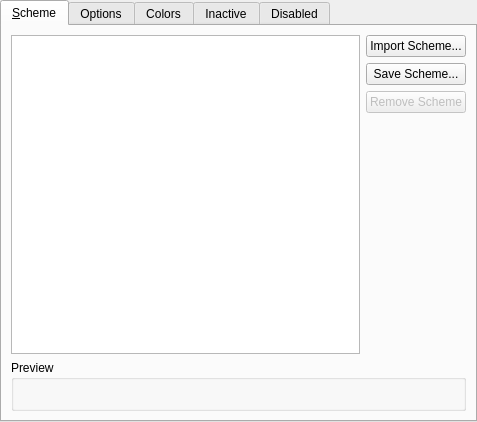
<?xml version="1.0" encoding="UTF-8"?>
<ui version="4.0">
 <class>colorSettings</class>
 <widget class="QWidget" name="colorSettings">
  <property name="geometry">
   <rect>
    <x>0</x>
    <y>0</y>
    <width>477</width>
    <height>422</height>
   </rect>
  </property>
  <layout class="QVBoxLayout">
   <property name="margin">
    <number>0</number>
   </property>
   <item>
    <widget class="QTabWidget" name="tabWidget">
     <property name="currentIndex">
      <number>0</number>
     </property>
     <widget class="QWidget" name="pageScheme">
      <attribute name="title">
       <string>&amp;Scheme</string>
      </attribute>
      <layout class="QGridLayout" name="gridLayout">
       <item row="0" column="0">
        <widget class="KListWidget" name="schemeList">
         <property name="sizePolicy">
          <sizepolicy hsizetype="Expanding" vsizetype="Expanding">
           <horstretch>0</horstretch>
           <verstretch>0</verstretch>
          </sizepolicy>
         </property>
         <property name="iconSize">
          <size>
           <width>23</width>
           <height>16</height>
          </size>
         </property>
        </widget>
       </item>
       <item row="0" column="1">
        <layout class="QVBoxLayout" name="verticalLayout_2">
         <item>
          <widget class="KPushButton" name="schemeImportButton">
           <property name="toolTip">
            <string>Import a color scheme from a file</string>
           </property>
           <property name="text">
            <string>Import Scheme...</string>
           </property>
          </widget>
         </item>
         <item>
          <widget class="KPushButton" name="schemeSaveButton">
           <property name="toolTip">
            <string>Save the current color scheme</string>
           </property>
           <property name="text">
            <string>Save Scheme...</string>
           </property>
          </widget>
         </item>
         <item>
          <widget class="KPushButton" name="schemeRemoveButton">
           <property name="enabled">
            <bool>false</bool>
           </property>
           <property name="toolTip">
            <string>Remove the selected scheme</string>
           </property>
           <property name="text">
            <string>Remove Scheme</string>
           </property>
          </widget>
         </item>
         <item>
          <spacer>
           <property name="orientation">
            <enum>Qt::Vertical</enum>
           </property>
           <property name="sizeHint" stdset="0">
            <size>
             <width>20</width>
             <height>40</height>
            </size>
           </property>
          </spacer>
         </item>
        </layout>
       </item>
       <item row="1" column="0" colspan="2">
        <widget class="QGroupBox" name="groupBox_3">
         <property name="sizePolicy">
          <sizepolicy hsizetype="Preferred" vsizetype="Fixed">
           <horstretch>0</horstretch>
           <verstretch>0</verstretch>
          </sizepolicy>
         </property>
         <property name="title">
          <string>Preview</string>
         </property>
         <layout class="QVBoxLayout" name="verticalLayout_3">
          <item>
           <widget class="PreviewWidget" name="schemePreview" native="true">
            <property name="sizePolicy">
             <sizepolicy hsizetype="Preferred" vsizetype="Fixed">
              <horstretch>0</horstretch>
              <verstretch>0</verstretch>
             </sizepolicy>
            </property>
            <property name="minimumSize">
             <size>
              <width>0</width>
              <height>10</height>
             </size>
            </property>
           </widget>
          </item>
         </layout>
        </widget>
       </item>
      </layout>
     </widget>
     <widget class="QWidget" name="pageOptions">
      <attribute name="title">
       <string>Options</string>
      </attribute>
      <layout class="QVBoxLayout" name="verticalLayout_7">
       <item>
        <widget class="QCheckBox" name="useInactiveEffects">
         <property name="text">
          <string>Apply inactive window color &amp;effects</string>
         </property>
        </widget>
       </item>
       <item>
        <widget class="QCheckBox" name="inactiveSelectionEffect">
         <property name="text">
          <string>In&amp;active selection changes color</string>
         </property>
        </widget>
       </item>
       <item>
        <widget class="QCheckBox" name="shadeSortedColumn">
         <property name="text">
          <string>Shade sorted column &amp;in lists</string>
         </property>
        </widget>
       </item>
       <item>
        <widget class="QCheckBox" name="applyToAlien">
         <property name="mouseTracking">
          <bool>true</bool>
         </property>
         <property name="text">
          <string>Apply colors to &amp;non-KDE4 applications</string>
         </property>
        </widget>
       </item>
       <item>
        <widget class="QGroupBox" name="groupBox_5">
         <property name="toolTip">
          <string>Shading of frames and lighting (&quot;3D&quot;) effects</string>
         </property>
         <property name="title">
          <string>Shading</string>
         </property>
         <layout class="QGridLayout" name="gridLayout_3">
          <property name="horizontalSpacing">
           <number>12</number>
          </property>
          <property name="verticalSpacing">
           <number>0</number>
          </property>
          <item row="0" column="1">
           <widget class="QLabel" name="label_9">
            <property name="text">
             <string>Minimum</string>
            </property>
           </widget>
          </item>
          <item row="0" column="2">
           <spacer name="horizontalSpacer">
            <property name="orientation">
             <enum>Qt::Horizontal</enum>
            </property>
            <property name="sizeHint" stdset="0">
             <size>
              <width>198</width>
              <height>20</height>
             </size>
            </property>
           </spacer>
          </item>
          <item row="0" column="3">
           <widget class="QLabel" name="label_10">
            <property name="text">
             <string>Maximum</string>
            </property>
           </widget>
          </item>
          <item row="1" column="0">
           <widget class="QLabel" name="label_8">
            <property name="text">
             <string>Contrast</string>
            </property>
           </widget>
          </item>
          <item row="1" column="1" colspan="3">
           <widget class="QSlider" name="contrastSlider">
            <property name="maximum">
             <number>10</number>
            </property>
            <property name="pageStep">
             <number>5</number>
            </property>
            <property name="orientation">
             <enum>Qt::Horizontal</enum>
            </property>
           </widget>
          </item>
         </layout>
        </widget>
       </item>
       <item>
        <spacer name="verticalSpacer">
         <property name="orientation">
          <enum>Qt::Vertical</enum>
         </property>
         <property name="sizeHint" stdset="0">
          <size>
           <width>20</width>
           <height>141</height>
          </size>
         </property>
        </spacer>
       </item>
      </layout>
     </widget>
     <widget class="QWidget" name="pageColors">
      <attribute name="title">
       <string>Colors</string>
      </attribute>
      <layout class="QGridLayout" name="gridLayout_2">
       <item row="0" column="0">
        <widget class="QLabel" name="label_7">
         <property name="sizePolicy">
          <sizepolicy hsizetype="Preferred" vsizetype="Preferred">
           <horstretch>0</horstretch>
           <verstretch>0</verstretch>
          </sizepolicy>
         </property>
         <property name="text">
          <string>Color set:</string>
         </property>
        </widget>
       </item>
       <item row="0" column="1">
        <widget class="QComboBox" name="colorSet">
         <property name="sizePolicy">
          <sizepolicy hsizetype="MinimumExpanding" vsizetype="Fixed">
           <horstretch>0</horstretch>
           <verstretch>0</verstretch>
          </sizepolicy>
         </property>
         <property name="toolTip">
          <string>Colorset to view/modify</string>
         </property>
         <item>
          <property name="text">
           <string comment="color-sets" extracomment="'Common' here means &quot;frequent/not rare&quot;, not &quot;shared&quot;">Common Colors</string>
          </property>
         </item>
         <item>
          <property name="text">
           <string comment="color-sets" extracomment="see kdebase/workspace/kcontrol/colors/README.i18n">View</string>
          </property>
         </item>
         <item>
          <property name="text">
           <string comment="color-sets" extracomment="see kdebase/workspace/kcontrol/colors/README.i18n">Window</string>
          </property>
         </item>
         <item>
          <property name="text">
           <string comment="color-sets" extracomment="see kdebase/workspace/kcontrol/colors/README.i18n">Button</string>
          </property>
         </item>
         <item>
          <property name="text">
           <string comment="color-sets" extracomment="see kdebase/workspace/kcontrol/colors/README.i18n">Selection</string>
          </property>
         </item>
         <item>
          <property name="text">
           <string comment="color-sets" extracomment="see kdebase/workspace/kcontrol/colors/README.i18n">Tooltip</string>
          </property>
         </item>
        </widget>
       </item>
       <item row="1" column="0" colspan="2">
        <widget class="QStackedWidget" name="stackColors">
         <property name="currentIndex">
          <number>0</number>
         </property>
         <widget class="QWidget" name="pageCommonColors">
          <layout class="QGridLayout">
           <property name="margin">
            <number>0</number>
           </property>
           <item row="0" column="0">
            <widget class="QTableWidget" name="commonColorTable">
             <property name="editTriggers">
              <set>QAbstractItemView::NoEditTriggers</set>
             </property>
             <property name="selectionMode">
              <enum>QAbstractItemView::SingleSelection</enum>
             </property>
             <property name="selectionBehavior">
              <enum>QAbstractItemView::SelectRows</enum>
             </property>
             <property name="wordWrap">
              <bool>true</bool>
             </property>
             <property name="columnCount">
              <number>2</number>
             </property>
             <row>
              <property name="text">
               <string>New Row</string>
              </property>
             </row>
             <row>
              <property name="text">
               <string>New Row</string>
              </property>
             </row>
             <row>
              <property name="text">
               <string>New Row</string>
              </property>
             </row>
             <row>
              <property name="text">
               <string>New Row</string>
              </property>
             </row>
             <row>
              <property name="text">
               <string>New Row</string>
              </property>
             </row>
             <row>
              <property name="text">
               <string>New Row</string>
              </property>
             </row>
             <row>
              <property name="text">
               <string>New Row</string>
              </property>
             </row>
             <row>
              <property name="text">
               <string>New Row</string>
              </property>
             </row>
             <row>
              <property name="text">
               <string>New Row</string>
              </property>
             </row>
             <row>
              <property name="text">
               <string>New Row</string>
              </property>
             </row>
             <row>
              <property name="text">
               <string>New Row</string>
              </property>
             </row>
             <row>
              <property name="text">
               <string>New Row</string>
              </property>
             </row>
             <row>
              <property name="text">
               <string>New Row</string>
              </property>
             </row>
             <row>
              <property name="text">
               <string>New Row</string>
              </property>
             </row>
             <row>
              <property name="text">
               <string>New Row</string>
              </property>
             </row>
             <row>
              <property name="text">
               <string>New Row</string>
              </property>
             </row>
             <row>
              <property name="text">
               <string>New Row</string>
              </property>
             </row>
             <row>
              <property name="text">
               <string>New Row</string>
              </property>
             </row>
             <row>
              <property name="text">
               <string>New Row</string>
              </property>
             </row>
             <row>
              <property name="text">
               <string>New Row</string>
              </property>
             </row>
             <row>
              <property name="text">
               <string>New Row</string>
              </property>
             </row>
             <row>
              <property name="text">
               <string>New Row</string>
              </property>
             </row>
             <row>
              <property name="text">
               <string>New Row</string>
              </property>
             </row>
             <row>
              <property name="text">
               <string>New Row</string>
              </property>
             </row>
             <row>
              <property name="text">
               <string>New Row</string>
              </property>
             </row>
             <row>
              <property name="text">
               <string>New Row</string>
              </property>
             </row>
             <column>
              <property name="text">
               <string>0</string>
              </property>
             </column>
             <column>
              <property name="text">
               <string>1</string>
              </property>
             </column>
             <item row="0" column="0">
              <property name="text">
               <string>View Background</string>
              </property>
             </item>
             <item row="1" column="0">
              <property name="text">
               <string>View Text</string>
              </property>
             </item>
             <item row="2" column="0">
              <property name="text">
               <string>Window Background</string>
              </property>
             </item>
             <item row="3" column="0">
              <property name="text">
               <string>Window Text</string>
              </property>
             </item>
             <item row="4" column="0">
              <property name="text">
               <string>Button Background</string>
              </property>
             </item>
             <item row="5" column="0">
              <property name="text">
               <string>Button Text</string>
              </property>
             </item>
             <item row="6" column="0">
              <property name="text">
               <string>Selection Background</string>
              </property>
             </item>
             <item row="7" column="0">
              <property name="text">
               <string>Selection Text</string>
              </property>
             </item>
             <item row="8" column="0">
              <property name="text">
               <string>Selection Inactive Text</string>
              </property>
             </item>
             <item row="9" column="0">
              <property name="text">
               <string>Inactive Text</string>
              </property>
             </item>
             <item row="10" column="0">
              <property name="text">
               <string>Active Text</string>
              </property>
             </item>
             <item row="11" column="0">
              <property name="text">
               <string>Link Text</string>
              </property>
             </item>
             <item row="12" column="0">
              <property name="text">
               <string>Visited Text</string>
              </property>
             </item>
             <item row="13" column="0">
              <property name="text">
               <string>Negative Text</string>
              </property>
             </item>
             <item row="14" column="0">
              <property name="text">
               <string>Neutral Text</string>
              </property>
             </item>
             <item row="15" column="0">
              <property name="text">
               <string>Positive Text</string>
              </property>
             </item>
             <item row="16" column="0">
              <property name="text">
               <string>Focus Decoration</string>
              </property>
             </item>
             <item row="17" column="0">
              <property name="text">
               <string>Hover Decoration</string>
              </property>
             </item>
             <item row="18" column="0">
              <property name="text">
               <string>Tooltip Background</string>
              </property>
             </item>
             <item row="19" column="0">
              <property name="text">
               <string>Tooltip Text</string>
              </property>
             </item>
             <item row="20" column="0">
              <property name="text">
               <string>Active Titlebar</string>
              </property>
             </item>
             <item row="21" column="0">
              <property name="text">
               <string>Active Titlebar Text</string>
              </property>
             </item>
             <item row="22" column="0">
              <property name="text">
               <string>Active Titlebar Secondary</string>
              </property>
             </item>
             <item row="23" column="0">
              <property name="text">
               <string>Inactive Titlebar</string>
              </property>
             </item>
             <item row="24" column="0">
              <property name="text">
               <string>Inactive Titlebar Text</string>
              </property>
             </item>
             <item row="25" column="0">
              <property name="text">
               <string>Inactive Titlebar Secondary</string>
              </property>
             </item>
            </widget>
           </item>
          </layout>
         </widget>
         <widget class="QWidget" name="pageSetColors">
          <layout class="QGridLayout">
           <property name="margin">
            <number>0</number>
           </property>
           <item row="0" column="0">
            <widget class="QTableWidget" name="colorTable">
             <property name="editTriggers">
              <set>QAbstractItemView::NoEditTriggers</set>
             </property>
             <property name="selectionMode">
              <enum>QAbstractItemView::SingleSelection</enum>
             </property>
             <property name="selectionBehavior">
              <enum>QAbstractItemView::SelectRows</enum>
             </property>
             <property name="wordWrap">
              <bool>true</bool>
             </property>
             <property name="columnCount">
              <number>2</number>
             </property>
             <column/>
             <column/>
            </widget>
           </item>
          </layout>
         </widget>
        </widget>
       </item>
       <item row="2" column="0" colspan="2">
        <widget class="QGroupBox" name="groupBox_4">
         <property name="sizePolicy">
          <sizepolicy hsizetype="Preferred" vsizetype="Fixed">
           <horstretch>0</horstretch>
           <verstretch>0</verstretch>
          </sizepolicy>
         </property>
         <property name="minimumSize">
          <size>
           <width>0</width>
           <height>0</height>
          </size>
         </property>
         <property name="title">
          <string>Preview</string>
         </property>
         <layout class="QVBoxLayout" name="verticalLayout_4">
          <item>
           <widget class="QStackedWidget" name="stackPreview">
            <property name="currentIndex">
             <number>0</number>
            </property>
            <widget class="QWidget" name="pageCommonPreview">
             <layout class="QVBoxLayout" name="verticalLayout">
              <property name="margin">
               <number>0</number>
              </property>
              <item>
               <widget class="PreviewWidget" name="colorPreview" native="true">
                <property name="sizePolicy">
                 <sizepolicy hsizetype="Preferred" vsizetype="Fixed">
                  <horstretch>0</horstretch>
                  <verstretch>0</verstretch>
                 </sizepolicy>
                </property>
                <property name="minimumSize">
                 <size>
                  <width>0</width>
                  <height>10</height>
                 </size>
                </property>
               </widget>
              </item>
             </layout>
            </widget>
            <widget class="QWidget" name="pageSetPreview">
             <layout class="QVBoxLayout" name="verticalLayout_5">
              <property name="margin">
               <number>0</number>
              </property>
              <item>
               <widget class="SetPreviewWidget" name="setPreview" native="true">
                <property name="sizePolicy">
                 <sizepolicy hsizetype="Preferred" vsizetype="Fixed">
                  <horstretch>0</horstretch>
                  <verstretch>0</verstretch>
                 </sizepolicy>
                </property>
                <property name="minimumSize">
                 <size>
                  <width>0</width>
                  <height>10</height>
                 </size>
                </property>
               </widget>
              </item>
             </layout>
            </widget>
           </widget>
          </item>
         </layout>
        </widget>
       </item>
      </layout>
     </widget>
     <widget class="QWidget" name="pageInactice">
      <attribute name="title">
       <string comment="@title:tab color transformations on inactive elements">Inactive</string>
      </attribute>
      <layout class="QGridLayout" name="gridLayout_4">
       <item row="0" column="0">
        <widget class="QLabel" name="label">
         <property name="text">
          <string>Intensity:</string>
         </property>
         <property name="alignment">
          <set>Qt::AlignRight|Qt::AlignTrailing|Qt::AlignVCenter</set>
         </property>
        </widget>
       </item>
       <item row="0" column="1">
        <widget class="QComboBox" name="inactiveIntensityBox">
         <property name="toolTip">
          <string>Inactive intensity effect type</string>
         </property>
         <item>
          <property name="text">
           <string comment="no inactive intensity effect">None</string>
          </property>
         </item>
         <item>
          <property name="text">
           <string comment="inactive intensity effect">Shade</string>
          </property>
         </item>
         <item>
          <property name="text">
           <string comment="inactive intensity effect">Darken</string>
          </property>
         </item>
         <item>
          <property name="text">
           <string comment="inactive intensity effect">Lighten</string>
          </property>
         </item>
        </widget>
       </item>
       <item row="0" column="2">
        <widget class="QSlider" name="inactiveIntensitySlider">
         <property name="enabled">
          <bool>false</bool>
         </property>
         <property name="toolTip">
          <string>Inactive intensity effect amount</string>
         </property>
         <property name="maximum">
          <number>40</number>
         </property>
         <property name="pageStep">
          <number>10</number>
         </property>
         <property name="orientation">
          <enum>Qt::Horizontal</enum>
         </property>
        </widget>
       </item>
       <item row="0" column="3">
        <spacer name="spacer">
         <property name="orientation">
          <enum>Qt::Horizontal</enum>
         </property>
         <property name="sizeType">
          <enum>QSizePolicy::Minimum</enum>
         </property>
         <property name="sizeHint" stdset="0">
          <size>
           <width>69</width>
           <height>22</height>
          </size>
         </property>
        </spacer>
       </item>
       <item row="1" column="0">
        <widget class="QLabel" name="label_2">
         <property name="text">
          <string>Color:</string>
         </property>
         <property name="alignment">
          <set>Qt::AlignRight|Qt::AlignTrailing|Qt::AlignVCenter</set>
         </property>
        </widget>
       </item>
       <item row="1" column="1">
        <widget class="QComboBox" name="inactiveColorBox">
         <property name="toolTip">
          <string>Inactive color effect type</string>
         </property>
         <item>
          <property name="text">
           <string comment="no inactive color effect">None</string>
          </property>
         </item>
         <item>
          <property name="text">
           <string comment="inactive color effect">Desaturate</string>
          </property>
         </item>
         <item>
          <property name="text">
           <string comment="inactive color effect">Fade</string>
          </property>
         </item>
         <item>
          <property name="text">
           <string comment="inactive color effect">Tint</string>
          </property>
         </item>
        </widget>
       </item>
       <item row="1" column="2">
        <widget class="QSlider" name="inactiveColorSlider">
         <property name="enabled">
          <bool>false</bool>
         </property>
         <property name="toolTip">
          <string>Inactive color amount</string>
         </property>
         <property name="maximum">
          <number>40</number>
         </property>
         <property name="pageStep">
          <number>10</number>
         </property>
         <property name="orientation">
          <enum>Qt::Horizontal</enum>
         </property>
        </widget>
       </item>
       <item row="1" column="3">
        <widget class="KColorButton" name="inactiveColorButton">
         <property name="enabled">
          <bool>false</bool>
         </property>
         <property name="toolTip">
          <string>Inactive color</string>
         </property>
        </widget>
       </item>
       <item row="2" column="0">
        <widget class="QLabel" name="label_3">
         <property name="text">
          <string>Contrast:</string>
         </property>
         <property name="alignment">
          <set>Qt::AlignRight|Qt::AlignTrailing|Qt::AlignVCenter</set>
         </property>
        </widget>
       </item>
       <item row="2" column="1">
        <widget class="QComboBox" name="inactiveContrastBox">
         <property name="toolTip">
          <string>Inactive contrast effect type</string>
         </property>
         <item>
          <property name="text">
           <string comment="no inactive contrast effect">None</string>
          </property>
         </item>
         <item>
          <property name="text">
           <string comment="inactive contrast effect">Fade</string>
          </property>
         </item>
         <item>
          <property name="text">
           <string comment="inactive contrast effect">Tint</string>
          </property>
         </item>
        </widget>
       </item>
       <item row="2" column="2">
        <widget class="QSlider" name="inactiveContrastSlider">
         <property name="enabled">
          <bool>false</bool>
         </property>
         <property name="toolTip">
          <string>Inactive contrast effect amount</string>
         </property>
         <property name="maximum">
          <number>20</number>
         </property>
         <property name="pageStep">
          <number>5</number>
         </property>
         <property name="orientation">
          <enum>Qt::Horizontal</enum>
         </property>
        </widget>
       </item>
       <item row="2" column="3">
        <spacer name="spacer_2">
         <property name="orientation">
          <enum>Qt::Horizontal</enum>
         </property>
         <property name="sizeType">
          <enum>QSizePolicy::Minimum</enum>
         </property>
         <property name="sizeHint" stdset="0">
          <size>
           <width>69</width>
           <height>20</height>
          </size>
         </property>
        </spacer>
       </item>
       <item row="4" column="0" colspan="4">
        <spacer name="verticalSpacer_3">
         <property name="orientation">
          <enum>Qt::Vertical</enum>
         </property>
         <property name="sizeHint" stdset="0">
          <size>
           <width>20</width>
           <height>0</height>
          </size>
         </property>
        </spacer>
       </item>
       <item row="3" column="0" colspan="4">
        <widget class="QGroupBox" name="groupBox">
         <property name="title">
          <string>Preview</string>
         </property>
         <layout class="QVBoxLayout" name="verticalLayout_6">
          <item>
           <widget class="PreviewWidget" name="inactivePreview" native="true">
            <property name="sizePolicy">
             <sizepolicy hsizetype="Preferred" vsizetype="Fixed">
              <horstretch>0</horstretch>
              <verstretch>0</verstretch>
             </sizepolicy>
            </property>
            <property name="minimumSize">
             <size>
              <width>0</width>
              <height>10</height>
             </size>
            </property>
           </widget>
          </item>
         </layout>
        </widget>
       </item>
      </layout>
     </widget>
     <widget class="QWidget" name="pageDisabled">
      <attribute name="title">
       <string comment="@title:tab color transformations on disabled elements">Disabled</string>
      </attribute>
      <layout class="QGridLayout" name="gridLayout_5">
       <item row="0" column="0">
        <widget class="QLabel" name="label_5">
         <property name="text">
          <string>Intensity:</string>
         </property>
         <property name="alignment">
          <set>Qt::AlignRight|Qt::AlignTrailing|Qt::AlignVCenter</set>
         </property>
        </widget>
       </item>
       <item row="0" column="1">
        <widget class="QComboBox" name="disabledIntensityBox">
         <property name="toolTip">
          <string>Disabled intensity effect type</string>
         </property>
         <item>
          <property name="text">
           <string comment="no disabled intensity effect">None</string>
          </property>
         </item>
         <item>
          <property name="text">
           <string comment="disabled intensity effect">Shade</string>
          </property>
         </item>
         <item>
          <property name="text">
           <string comment="disabled intensity effect">Darken</string>
          </property>
         </item>
         <item>
          <property name="text">
           <string comment="disabled intensity effect">Lighten</string>
          </property>
         </item>
        </widget>
       </item>
       <item row="0" column="2">
        <widget class="QSlider" name="disabledIntensitySlider">
         <property name="enabled">
          <bool>false</bool>
         </property>
         <property name="toolTip">
          <string>Disabled intensity effect amount</string>
         </property>
         <property name="maximum">
          <number>40</number>
         </property>
         <property name="pageStep">
          <number>10</number>
         </property>
         <property name="orientation">
          <enum>Qt::Horizontal</enum>
         </property>
        </widget>
       </item>
       <item row="0" column="3">
        <spacer name="spacer_3">
         <property name="orientation">
          <enum>Qt::Horizontal</enum>
         </property>
         <property name="sizeType">
          <enum>QSizePolicy::Minimum</enum>
         </property>
         <property name="sizeHint" stdset="0">
          <size>
           <width>69</width>
           <height>22</height>
          </size>
         </property>
        </spacer>
       </item>
       <item row="1" column="0">
        <widget class="QLabel" name="label_4">
         <property name="text">
          <string>Color:</string>
         </property>
         <property name="alignment">
          <set>Qt::AlignRight|Qt::AlignTrailing|Qt::AlignVCenter</set>
         </property>
        </widget>
       </item>
       <item row="1" column="1">
        <widget class="QComboBox" name="disabledColorBox">
         <property name="toolTip">
          <string>Disabled color effect type</string>
         </property>
         <item>
          <property name="text">
           <string comment="no disabled color effect">None</string>
          </property>
         </item>
         <item>
          <property name="text">
           <string comment="disabled color effect">Desaturate</string>
          </property>
         </item>
         <item>
          <property name="text">
           <string comment="disabled color effect">Fade</string>
          </property>
         </item>
         <item>
          <property name="text">
           <string comment="disabled color effect">Tint</string>
          </property>
         </item>
        </widget>
       </item>
       <item row="1" column="2">
        <widget class="QSlider" name="disabledColorSlider">
         <property name="enabled">
          <bool>false</bool>
         </property>
         <property name="toolTip">
          <string>Disabled color effect amount</string>
         </property>
         <property name="maximum">
          <number>40</number>
         </property>
         <property name="pageStep">
          <number>10</number>
         </property>
         <property name="orientation">
          <enum>Qt::Horizontal</enum>
         </property>
        </widget>
       </item>
       <item row="1" column="3">
        <widget class="KColorButton" name="disabledColorButton">
         <property name="enabled">
          <bool>false</bool>
         </property>
         <property name="toolTip">
          <string>Disabled color</string>
         </property>
        </widget>
       </item>
       <item row="2" column="0">
        <widget class="QLabel" name="label_6">
         <property name="text">
          <string>Contrast:</string>
         </property>
         <property name="alignment">
          <set>Qt::AlignRight|Qt::AlignTrailing|Qt::AlignVCenter</set>
         </property>
        </widget>
       </item>
       <item row="2" column="1">
        <widget class="QComboBox" name="disabledContrastBox">
         <property name="toolTip">
          <string>Disabled contrast type</string>
         </property>
         <item>
          <property name="text">
           <string comment="no disabled contrast">None</string>
          </property>
         </item>
         <item>
          <property name="text">
           <string comment="disabled contrast">Fade</string>
          </property>
         </item>
         <item>
          <property name="text">
           <string comment="disabled contrast">Tint</string>
          </property>
         </item>
        </widget>
       </item>
       <item row="2" column="2">
        <widget class="QSlider" name="disabledContrastSlider">
         <property name="enabled">
          <bool>false</bool>
         </property>
         <property name="toolTip">
          <string>Disabled contrast amount</string>
         </property>
         <property name="maximum">
          <number>20</number>
         </property>
         <property name="pageStep">
          <number>10</number>
         </property>
         <property name="orientation">
          <enum>Qt::Horizontal</enum>
         </property>
        </widget>
       </item>
       <item row="2" column="3">
        <spacer name="spacer_4">
         <property name="orientation">
          <enum>Qt::Horizontal</enum>
         </property>
         <property name="sizeType">
          <enum>QSizePolicy::Minimum</enum>
         </property>
         <property name="sizeHint" stdset="0">
          <size>
           <width>69</width>
           <height>20</height>
          </size>
         </property>
        </spacer>
       </item>
       <item row="4" column="0" colspan="4">
        <spacer name="verticalSpacer_2">
         <property name="orientation">
          <enum>Qt::Vertical</enum>
         </property>
         <property name="sizeHint" stdset="0">
          <size>
           <width>20</width>
           <height>0</height>
          </size>
         </property>
        </spacer>
       </item>
       <item row="3" column="0" colspan="4">
        <widget class="QGroupBox" name="groupBox_2">
         <property name="title">
          <string>Preview</string>
         </property>
         <layout class="QVBoxLayout" name="verticalLayout_8">
          <item>
           <widget class="PreviewWidget" name="disabledPreview" native="true">
            <property name="sizePolicy">
             <sizepolicy hsizetype="Preferred" vsizetype="Fixed">
              <horstretch>0</horstretch>
              <verstretch>0</verstretch>
             </sizepolicy>
            </property>
            <property name="minimumSize">
             <size>
              <width>0</width>
              <height>10</height>
             </size>
            </property>
           </widget>
          </item>
         </layout>
        </widget>
       </item>
      </layout>
     </widget>
    </widget>
   </item>
  </layout>
 </widget>
 <customwidgets>
  <customwidget>
   <class>KColorButton</class>
   <extends>QPushButton</extends>
   <header>kcolorbutton.h</header>
  </customwidget>
  <customwidget>
   <class>KPushButton</class>
   <extends>QPushButton</extends>
   <header>kpushbutton.h</header>
  </customwidget>
  <customwidget>
   <class>KListWidget</class>
   <extends>QListWidget</extends>
   <header>klistwidget.h</header>
  </customwidget>
  <customwidget>
   <class>PreviewWidget</class>
   <extends>QWidget</extends>
   <header>previewwidget.h</header>
   <container>1</container>
  </customwidget>
  <customwidget>
   <class>SetPreviewWidget</class>
   <extends>QWidget</extends>
   <header>setpreviewwidget.h</header>
   <container>1</container>
  </customwidget>
 </customwidgets>
 <tabstops>
  <tabstop>tabWidget</tabstop>
  <tabstop>schemeList</tabstop>
  <tabstop>schemeImportButton</tabstop>
  <tabstop>schemeSaveButton</tabstop>
  <tabstop>schemeRemoveButton</tabstop>
  <tabstop>useInactiveEffects</tabstop>
  <tabstop>inactiveSelectionEffect</tabstop>
  <tabstop>shadeSortedColumn</tabstop>
  <tabstop>applyToAlien</tabstop>
  <tabstop>contrastSlider</tabstop>
  <tabstop>colorSet</tabstop>
  <tabstop>commonColorTable</tabstop>
  <tabstop>inactiveIntensityBox</tabstop>
  <tabstop>inactiveIntensitySlider</tabstop>
  <tabstop>inactiveColorBox</tabstop>
  <tabstop>inactiveColorSlider</tabstop>
  <tabstop>inactiveContrastBox</tabstop>
  <tabstop>inactiveContrastSlider</tabstop>
  <tabstop>inactiveColorButton</tabstop>
  <tabstop>disabledIntensityBox</tabstop>
  <tabstop>disabledIntensitySlider</tabstop>
  <tabstop>disabledColorBox</tabstop>
  <tabstop>disabledColorSlider</tabstop>
  <tabstop>disabledContrastBox</tabstop>
  <tabstop>disabledContrastSlider</tabstop>
  <tabstop>disabledColorButton</tabstop>
  <tabstop>colorTable</tabstop>
 </tabstops>
 <resources/>
 <connections/>
</ui>
